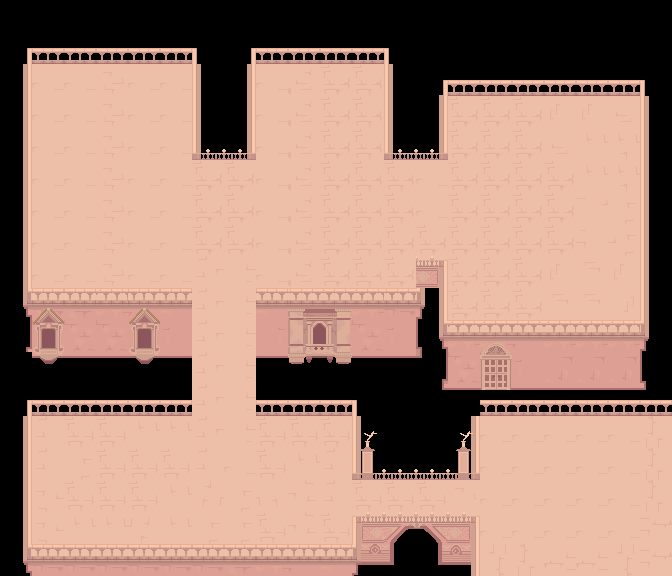

A level layout from a 2D game, rendered from its tile map. Below: a short description, then the map file with its tile-grid data intact:
An orthogonal 21x18 tile map with 32x32 px tiles, 4 tile layers (floor, fences, decorations, decorations2).

<map version="1.10" tiledversion="1.10.2" orientation="orthogonal" renderorder="right-down" width="21" height="18" tilewidth="32" tileheight="32" infinite="0" nextlayerid="5" nextobjectid="1">
 <editorsettings>
  <export target="ArenaFinal.json" format="json" />
 </editorsettings>
 <tileset firstgid="1" name="arenatilemapupdated" tilewidth="32" tileheight="32" tilecount="200" columns="20">
  <image source="arenatilemapupdated.png" width="640" height="320" />
 </tileset>
 <layer id="2" name="floor" width="21" height="18">
  <data encoding="csv">
0,0,0,0,0,0,0,0,0,0,0,0,0,0,0,0,0,0,0,0,0,
0,0,0,0,0,0,0,0,0,0,0,0,0,0,0,0,0,0,0,0,0,
0,111,111,106,111,111,0,0,111,105,102,109,0,0,0,0,0,0,0,0,0,
0,111,111,106,111,111,0,0,111,105,102,109,0,0,102,102,102,2684354672,2684354672,112,0,
0,111,111,106,111,111,0,0,111,105,102,109,0,0,102,102,102,112,2684354670,2684354650,0,
0,111,111,106,111,111,102,102,111,105,102,109,109,111,102,102,102,102,2684354670,2684354650,0,
0,111,111,106,111,111,102,102,111,105,102,109,109,111,102,102,102,102,3221225583,3221225582,0,
0,111,111,106,111,111,102,102,111,105,102,109,102,102,102,102,102,102,3221225563,3221225562,0,
0,111,111,106,111,111,90,91,111,105,102,109,102,0,102,102,102,2684354672,3221225584,2684354672,0,
0,0,0,0,0,0,90,91,0,0,0,0,0,0,102,102,102,3221225584,3221225584,1610612848,0,
0,0,0,0,0,0,90,91,0,0,0,0,0,0,0,0,0,0,0,0,0,
0,0,0,0,0,0,90,91,0,0,0,0,0,0,0,0,0,0,0,0,0,
0,0,0,0,0,0,90,91,0,0,0,0,0,0,0,52,0,0,0,0,0,
0,110,89,89,2684354670,2684354670,90,91,89,89,89,0,0,0,0,111,111,111,111,111,0,
0,110,3221225582,89,89,89,110,111,89,2684354670,110,0,0,0,0,111,111,111,111,111,0,
0,1073741927,89,89,89,2684354670,3758096487,3221225582,1610612846,2147483751,110,89,89,89,117,111,111,111,111,111,0,
0,1073741927,2684354670,2684354670,536871015,2684354670,3221225582,3221225582,89,2147483751,89,107,0,0,0,111,111,111,111,111,0,
0,0,0,0,0,0,0,0,0,0,0,127,0,0,0,0,0,0,0,0,0
</data>
 </layer>
 <layer id="3" name="fences" width="21" height="18">
  <data encoding="csv">
184,184,184,184,184,184,184,184,184,184,184,184,184,184,184,184,184,184,184,184,0,
81,84,83,83,83,84,87,68,70,70,70,73,74,184,184,184,184,184,184,184,0,
101,0,0,0,0,0,107,88,0,0,0,0,107,77,78,78,78,70,70,70,87,
101,0,0,0,0,0,107,88,0,0,0,0,107,2147483755,0,0,0,0,0,0,107,
101,0,0,0,0,0,94,2147483742,0,0,0,0,94,97,0,0,0,0,0,0,107,
101,0,0,0,0,0,0,0,0,0,0,0,0,0,0,0,0,0,0,0,107,
101,0,0,0,0,0,0,0,0,0,0,0,0,0,0,0,0,0,0,0,107,
101,0,0,0,0,0,0,0,0,0,0,0,0,0,0,0,0,0,0,0,107,
101,0,0,0,0,0,0,0,0,0,0,0,0,137,0,0,0,0,0,0,107,
121,122,123,4,125,56,0,0,56,149,150,151,158,2147483755,0,0,0,0,0,0,107,
141,142,143,24,145,56,0,0,56,169,170,171,145,2147483816,4,4,5,151,151,151,127,
0,162,163,44,165,56,0,0,56,189,190,191,165,2147483836,24,171,25,0,184,184,0,
81,73,73,73,73,69,0,0,69,73,73,74,0,161,162,84,70,84,85,69,70,
101,0,0,0,0,0,0,0,0,0,0,2147483736,0,0,128,0,0,0,0,0,2684354691,
101,0,0,0,0,0,0,0,0,0,0,94,95,96,97,0,0,0,0,0,2684354691,
101,0,0,0,0,0,0,0,0,0,0,0,0,0,0,0,0,0,0,0,2684354691,
101,0,0,0,0,0,0,0,0,0,0,134,135,136,137,0,0,0,0,0,3221225603,
121,122,122,122,122,122,122,123,124,125,126,154,155,156,157,1610612867,2684354691,131,131,1610612867,3221225603
</data>
 </layer>
 <layer id="1" name="decorations" width="21" height="18">
  <data encoding="csv">
0,0,0,0,0,0,0,0,0,0,0,0,0,0,0,0,0,0,0,0,0,
0,0,0,0,0,0,0,0,0,0,0,0,0,0,0,0,0,0,0,0,0,
0,0,0,0,0,0,0,0,0,0,0,0,0,0,0,0,0,0,0,0,0,
0,0,0,0,0,0,0,0,0,0,0,0,0,0,0,0,0,0,0,0,186,
0,0,0,0,0,0,0,0,0,0,0,0,0,0,0,0,0,0,0,0,0,
0,0,0,0,0,0,0,0,0,0,0,0,0,0,0,0,0,0,0,0,0,
0,0,0,0,0,0,0,0,0,0,0,0,0,0,0,0,0,0,0,0,0,
0,0,0,0,0,0,0,0,0,0,0,0,0,0,0,0,0,0,0,0,0,
0,0,0,0,0,0,0,0,0,0,0,0,0,0,0,0,0,0,0,0,0,
0,8,0,0,8,126,0,0,126,0,0,0,0,127,0,0,0,0,0,0,0,
0,28,0,0,28,145,0,0,2147483793,0,0,0,0,121,0,12,0,0,0,0,0,
0,48,0,0,48,165,0,0,165,0,0,0,0,0,0,32,0,0,0,0,0,
0,0,0,0,0,0,0,0,0,0,0,0,0,0,0,191,0,194,0,0,0,
0,0,0,0,0,0,0,0,0,0,0,179,0,0,179,0,0,0,0,0,0,
0,0,0,0,0,0,0,0,0,0,0,199,0,0,199,0,0,0,0,0,0,
0,0,0,0,0,0,0,0,0,0,0,0,0,0,0,0,0,0,0,0,0,
0,0,0,0,0,0,0,0,0,0,0,0,0,0,0,0,0,0,0,0,0,
0,0,0,0,0,0,0,0,0,0,0,0,0,0,108,0,0,0,0,0,0
</data>
 </layer>
 <layer id="4" name="decorations2" width="21" height="18">
  <data encoding="csv">
0,0,0,0,0,0,0,0,0,0,0,0,0,0,0,0,0,0,0,0,0,
0,0,0,0,0,0,0,0,0,0,0,0,0,0,0,0,0,0,0,0,0,
0,0,0,0,0,0,0,0,0,0,0,0,0,0,0,0,0,0,0,0,0,
0,0,0,0,0,0,0,0,0,0,0,0,0,0,0,0,0,0,0,0,0,
0,0,0,0,0,0,0,0,0,0,0,0,0,0,0,0,0,0,0,0,0,
0,0,0,0,0,0,0,0,0,0,0,0,0,0,0,0,0,0,0,0,0,
0,0,0,0,0,0,0,0,0,0,0,0,0,0,0,0,0,0,0,0,0,
0,0,0,0,0,0,0,0,0,0,0,0,0,0,0,0,0,0,0,0,0,
0,0,0,0,0,0,0,0,0,0,0,0,0,0,0,0,0,0,0,0,0,
0,0,0,0,0,0,0,0,0,0,0,0,0,0,0,0,0,0,0,0,0,
0,0,0,0,0,0,0,0,0,0,0,0,0,0,0,0,0,0,0,0,0,
0,0,0,0,0,0,0,0,0,0,0,0,0,168,0,0,0,146,146,146,147,
0,0,0,0,0,0,0,0,0,0,0,0,0,0,191,52,191,165,165,166,167,
0,0,0,0,0,0,0,0,0,0,0,0,0,0,0,0,0,0,0,0,0,
0,0,0,0,0,0,0,0,0,0,0,0,0,0,0,0,0,0,0,0,0,
0,0,0,0,0,0,0,0,0,0,0,0,0,0,0,0,0,0,0,0,0,
0,0,0,0,0,0,0,0,0,0,0,0,0,0,0,0,0,0,0,0,0,
0,0,0,0,0,0,0,0,0,0,0,0,0,0,0,0,0,0,0,0,0
</data>
 </layer>
</map>